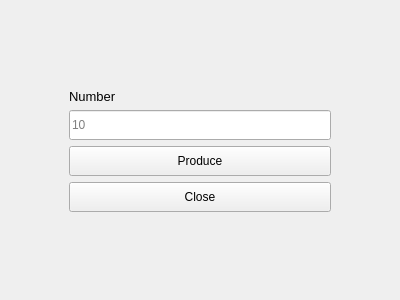
<?xml version="1.0" encoding="UTF-8"?>
<ui version="4.0">
 <class>Form</class>
 <widget class="QWidget" name="Form">
  <property name="geometry">
   <rect>
    <x>0</x>
    <y>0</y>
    <width>400</width>
    <height>300</height>
   </rect>
  </property>
  <property name="windowTitle">
   <string>Producer</string>
  </property>
  <layout class="QHBoxLayout" name="horizontalLayout" stretch="2,9,2">
   <property name="spacing">
    <number>0</number>
   </property>
   <item>
    <spacer name="horizontalSpacer">
     <property name="orientation">
      <enum>Qt::Horizontal</enum>
     </property>
     <property name="sizeHint" stdset="0">
      <size>
       <width>54</width>
       <height>20</height>
      </size>
     </property>
    </spacer>
   </item>
   <item>
    <layout class="QVBoxLayout" name="verticalLayout_5">
     <property name="spacing">
      <number>6</number>
     </property>
     <item>
      <spacer name="verticalSpacer_7">
       <property name="orientation">
        <enum>Qt::Vertical</enum>
       </property>
       <property name="sizeType">
        <enum>QSizePolicy::MinimumExpanding</enum>
       </property>
       <property name="sizeHint" stdset="0">
        <size>
         <width>20</width>
         <height>40</height>
        </size>
       </property>
      </spacer>
     </item>
     <item>
      <widget class="QLabel" name="label_Number">
       <property name="sizePolicy">
        <sizepolicy hsizetype="Preferred" vsizetype="Fixed">
         <horstretch>0</horstretch>
         <verstretch>0</verstretch>
        </sizepolicy>
       </property>
       <property name="font">
        <font>
         <family>Arial</family>
         <pointsize>10</pointsize>
         <weight>50</weight>
         <bold>false</bold>
        </font>
       </property>
       <property name="text">
        <string>Number</string>
       </property>
       <property name="alignment">
        <set>Qt::AlignBottom|Qt::AlignLeading|Qt::AlignLeft</set>
       </property>
      </widget>
     </item>
     <item>
      <widget class="QLineEdit" name="lineEdit_Number">
       <property name="sizePolicy">
        <sizepolicy hsizetype="Expanding" vsizetype="Fixed">
         <horstretch>0</horstretch>
         <verstretch>0</verstretch>
        </sizepolicy>
       </property>
       <property name="minimumSize">
        <size>
         <width>0</width>
         <height>30</height>
        </size>
       </property>
       <property name="placeholderText">
        <string>10</string>
       </property>
      </widget>
     </item>
     <item>
      <widget class="QPushButton" name="btn_Produce">
       <property name="minimumSize">
        <size>
         <width>0</width>
         <height>30</height>
        </size>
       </property>
       <property name="text">
        <string>Produce</string>
       </property>
       <property name="flat">
        <bool>false</bool>
       </property>
      </widget>
     </item>
     <item>
      <widget class="QPushButton" name="btn_Close">
       <property name="minimumSize">
        <size>
         <width>0</width>
         <height>30</height>
        </size>
       </property>
       <property name="text">
        <string>Close</string>
       </property>
       <property name="flat">
        <bool>false</bool>
       </property>
      </widget>
     </item>
     <item>
      <spacer name="verticalSpacer_8">
       <property name="orientation">
        <enum>Qt::Vertical</enum>
       </property>
       <property name="sizeType">
        <enum>QSizePolicy::MinimumExpanding</enum>
       </property>
       <property name="sizeHint" stdset="0">
        <size>
         <width>20</width>
         <height>40</height>
        </size>
       </property>
      </spacer>
     </item>
    </layout>
   </item>
   <item>
    <spacer name="horizontalSpacer_2">
     <property name="orientation">
      <enum>Qt::Horizontal</enum>
     </property>
     <property name="sizeHint" stdset="0">
      <size>
       <width>54</width>
       <height>20</height>
      </size>
     </property>
    </spacer>
   </item>
  </layout>
 </widget>
 <resources/>
 <connections/>
</ui>
